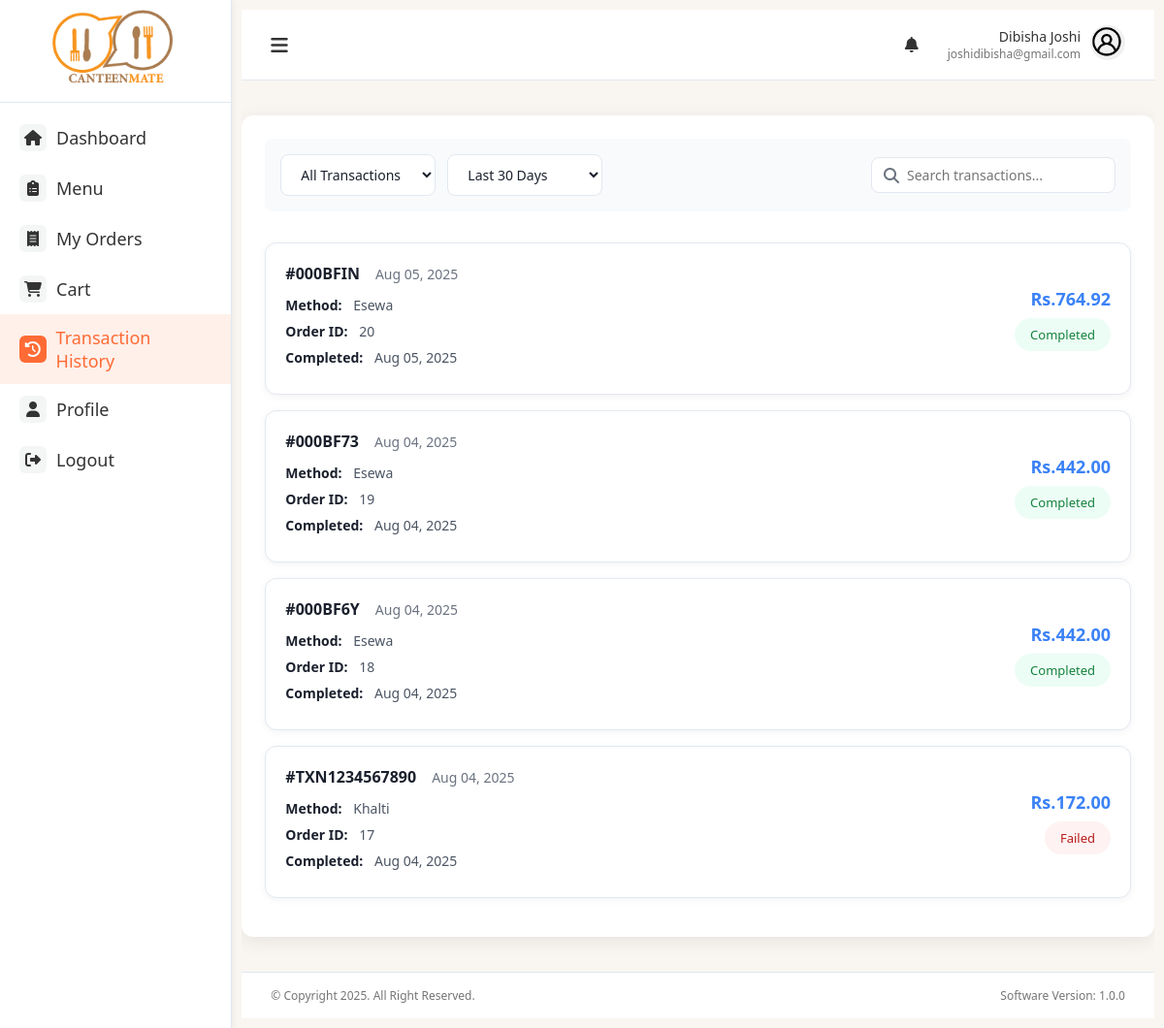
The app's page /transation_history (signed in) with its own data.
### models.py (models this page shows, shortened)
class User(db.Model):
    id = db.Column(db.Integer, primary_key=True)
    fullname = db.Column(db.String(100), nullable=False)
    email = db.Column(db.String(100), unique=True, nullable=False)
    password = db.Column(db.String(200), nullable=False)
    role = db.Column(db.String(20), nullable=False)
    phone = db.Column(db.String(10))
    created_at = db.Column(db.DateTime, server_default=db.func.now())

class Payment(db.Model):
    __tablename__ = 'payments'
    id = db.Column(db.Integer, primary_key=True)
    order_id = db.Column(db.Integer, db.ForeignKey('order.id'), nullable=False)
    payment_method = db.Column(db.String(20), nullable=False)  # 'cash', 'khalti', 'esewa'
    payment_status = db.Column(db.String(20), nullable=False, default='pending')  # 'pending', 'completed', 'failed', 'refunded'
    amount = db.Column(db.Float, nullable=False)
    transaction_id = db.Column(db.String(255), nullable=True)  # Khalti/eSewa transaction ID
    gateway_response = db.Column(db.Text, nullable=True)  # JSON response from gateway
    khalti_token = db.Column(db.String(255), nullable=True)
    khalti_idx = db.Column(db.String(255), nullable=True)
    esewa_transaction_uuid = db.Column(db.String(255), nullable=True)
    esewa_product_code = db.Column(db.String(100), nullable=True)
    created_at = db.Column(db.DateTime, default=datetime.utcnow)
    completed_at = db.Column(db.DateTime, nullable=True)
    order = db.relationship('Order', backref=db.backref('payments', lazy=True))

### main.py (the view)
@app.route('/transation_history')
@login_required
def transaction():
    user_id = session['user_id']
    payments = (
        db.session.query(Payment)
        .join(Order)
        .filter(Order.user_id == user_id)
        .order_by(Payment.created_at.desc())
        .all()
    )
    return render_template(
        'transaction_history.html',
        user=User.query.get(user_id),
        payments=payments,
        active_page='transaction'
    )

### main.py (called while the page is built)
def login_required(view):
    @functools.wraps(view)
    def wrapped_view(**kwargs):
        if 'user_id' not in session:
            flash('Please log in to access this page', 'warning')
            return redirect(url_for('login'))
        return view(**kwargs)
    return wrapped_view

@app.context_processor
def inject_new_orders_count():
    count = Order.query.filter_by(status='pending').count()
    print(count)
    return dict(new_orders_count=count)

### templates/transaction_history.html (shortened to what this page needs)
{% extends "base.html" %}
{% block content %}
<div id="transactions" class="page">
    <div class="filter-row">
        <div class="filter-group">
            <select class="filter-select">
                <option>All Transactions</option>
            </select>
            <select class="filter-select">
                <option>Last 30 Days</option>
            </select>
        </div>
        <div class="search-box">
            <i class="fas fa-search"></i>
            <input type="text" placeholder="Search transactions...">
        </div>
    </div>
    {% for payment in payments %}
    <div class="transaction-card">
        <div class="transaction-main">
            <div class="transaction-header">
                <span class="transaction-id">#{{ payment.transaction_id or 'TX-' ~ payment.id }}</span>
                <span class="transaction-date">{{ payment.created_at.strftime('%b %d, %Y') }}</span>
            </div>
            <div class="txn-detail-row"><strong>Method:</strong> {{ payment.payment_method|capitalize }}</div>
            <div class="txn-detail-row"><strong>Order ID:</strong> {{ payment.order_id }}</div>
            {% if payment.completed_at %}
            <div class="txn-detail-row"><strong>Completed:</strong> {{ payment.completed_at.strftime('%b %d, %Y') }}</div>
            {% endif %}
        </div>
        <div class="transaction-side">
            <div class="transaction-amount">Rs.{{ "%.2f"|format(payment.amount) }}</div>
            <div class="transaction-status
                {% if payment.payment_status == 'completed' %}status-success
                {% elif payment.payment_status == 'failed' %}status-failed
                {% else %}status-pending{% endif %}">
                {{ payment.payment_status.capitalize() }}
            </div>
        </div>
    </div>
    {% else %}
    <p class="text-center text-gray-500">No transactions found.</p>
    {% endfor %}
</div>
{% endblock %}

### templates/base.html (shortened to what this page needs)
<!DOCTYPE html>
<html lang="en">
<head>
    <link rel="stylesheet" href="https://cdnjs.cloudflare.com/ajax/libs/font-awesome/6.4.0/css/all.min.css">
    <link href="https://cdnjs.cloudflare.com/ajax/libs/font-awesome/6.4.0/css/all.min.css" rel="stylesheet">
    <link rel="stylesheet" href="{{ url_for('static', filename='css/styles.css') }}">
</head>
<body>
    <div class="container">
        <div class="sidebar">
            <div class="logo">
                <img src="{{ url_for('static', filename='img/logo.png') }}" alt="Canteen Logo">
            </div>
            <div class="sidebar-menu">
                <a href="{{ url_for('user_dashboard') }}" class="side-menu-item {% if active_page == 'dashboard' %}active{% endif %}">
                    <div class="menu-icon"><i class="fas fa-home"></i></div>
                    <div class="menu-text">Dashboard</div>
                </a>
                <a href="{{ url_for('user_menu')}}" class="side-menu-item {% if active_page == 'menu' %}active{% endif %}">
                    <div class="menu-icon"><i class="fas fa-clipboard-list"></i></div>
                    <div class="menu-text">Menu</div>
                </a>
                <a href="{{ url_for('orders') }}" class="side-menu-item {% if active_page == 'orders' %}active{% endif %}">
                    <div class="menu-icon"><i class="fas fa-receipt"></i></div>
                    <div class="menu-text">My Orders</div>
                </a>
                <a href="{{ url_for('cart')}}" class="side-menu-item {% if active_page == 'cart' %}active{% endif %}">
                    <div class="menu-icon"><i class="fas fa-shopping-cart"></i></div>
                    <div class="menu-text">Cart</div>
                </a>
                <a href="{{ url_for('transaction')}}" class="side-menu-item {% if active_page == 'transaction' %}active{% endif %}">
                    <div class="menu-icon"><i class="fas fa-history"></i></div>
                    <div class="menu-text">Transaction History</div>
                </a>
                <a href="{{ url_for('profile')}}" class="side-menu-item {% if active_page == 'profile' %}active{% endif %}">
                    <div class="menu-icon"><i class="fas fa-user"></i></div>
                    <div class="menu-text">Profile</div>
                </a>
                <a href="{{ url_for('logout') }}" class="side-menu-item {% if active_page == 'logout' %}active{% endif %}">
                    <div class="menu-icon"><i class="fas fa-sign-out-alt"></i></div>
                    <div class="menu-text">Logout</div>
                </a>
            </div>
        </div>
        <div class="main-content">
            <div class="top-nav">
                <button class="btn nav-toggle" onclick="document.querySelector('.sidebar').classList.toggle('active')">
                    <i class="fas fa-bars"></i>
                </button>
                <div class="user-menu">
                    <div class="notifications" id="notificationBtn">
                        <i class="fas fa-bell"></i>
                    </div>
                    <div class="user-profile">
                        <div class="user-info">
                            <div class="user-name">{{ user.fullname }}</div>
                            <div class="user-email">{{ user.email }}</div>
                        </div>
                        <div class="user-avatar">
                            <img src="{{ url_for('static', filename='img/user.png') }}" alt="User Avatar">
                        </div>
                    </div>
                </div>
            </div>
            <div class="page-content">
                {% block content %}{% endblock %}
            </div>
            <div class="footer">
                <p>© Copyright 2025. All Right Reserved.</p>
                <p>Software Version: 1.0.0</p>
            </div>
        </div>
    </div>
</body>
</html>

### static/css/styles.css (style rules this page uses)
:root { --primary-color: #FF6B35; --secondary-color: #2F4858; --background-color: #f9f6f2; --sidebar-bg: #FFFFFF; --panel-bg: #FFFFFF; --text-color: #333333; --text-light: #757575; --border-color: #E0E0E0; --active-color: #FF6B35; --danger-color: #FF3B30; --success-color: #34C759; }
* { margin: 0; padding: 0; box-sizing: border-box; font-family: 'Segoe UI', Tahoma, Geneva, Verdana, sans-serif; }
body { background-color: var(--background-color); color: var(--text-color); }
.container { display: flex; height: 100vh; overflow: hidden; }
.sidebar { width: 300px; background-color: var(--sidebar-bg); height: 100%; overflow-y: auto; border-right: 1px solid var(--border-color); box-shadow: 2px 0 5px rgba(0, 0, 0, 0.05); z-index: 100; }
.logo { align-items: center; padding: 10px; border-bottom: 1px solid var(--border-color); }
.logo img { height: 80px; margin-right: 10px; margin-left: 20%; }
.sidebar-menu { padding: 10px 0; }
.side-menu-item { display: flex; align-items: center; padding: 12px 20px; color: var(--text-color); text-decoration: none; transition: all 0.3s ease; }
.side-menu-item:hover, .side-menu-item.active { background-color: rgba(255, 107, 53, 0.1); color: var(--active-color); }
.menu-icon { width: 28px; height: 28px; display: flex; align-items: center; justify-content: center; margin-right: 10px; background-color: rgba(47, 72, 88, 0.05); border-radius: 6px; }
.side-menu-item.active .menu-icon { background-color: var(--active-color); color: white; }
.menu-text { font-size: 18px; }
.main-content { padding: 10px; width: 100%; overflow-y: auto; height: 100vh; }
.top-nav { display: flex; justify-content: space-between; align-items: center; padding: 15px 30px; background-color: white; border-bottom: 1px solid var(--border-color); }
.user-menu { display: flex; align-items: center; }
.user-profile { display: flex; align-items: center; }
.user-info { text-align: right; margin-right: 10px; }
.user-name { font-size: 14px; font-weight: 500; }
.user-email { font-size: 12px; color: var(--text-light); }
.user-avatar img { width: 36px; height: 36px; border-radius: 50%; object-fit: cover; }
.page-content { flex: 1; padding: 20px 0px 20px 0px; overflow-y: auto; }
:root { --primary-color: #2563eb; --secondary-color: #f59e0b; --accent-color: #10b981; --danger-color: #ef4444; --dark-color: #1f2937; --light-color: #f8fafc; --border-color: #e2e8f0; --recommendation-color: #667eea; --collaborative-color: #8b5cf6; --popular-color: #f59e0b; --shadow-sm: 0 1px 2px 0 rgba(0, 0, 0, 0.05); --shadow-md: 0 4px 6px -1px rgba(0, 0, 0, 0.1), 0 2px 4px -1px rgba(0, 0, 0, 0.06); --shadow-lg: 0 10px 15px -3px rgba(0, 0, 0, 0.1), 0 4px 6px -2px rgba(0, 0, 0, 0.05); --shadow-xl: 0 20px 25px -5px rgba(0, 0, 0, 0.1), 0 10px 10px -5px rgba(0, 0, 0, 0.04); --gradient-primary: linear-gradient(135deg, #cd916e 0%, #776351 100%); --gradient-secondary: linear-gradient(135deg, #f093fb 0%, #f5576c 100%); --gradient-accent: linear-gradient(135deg, #4facfe 0%, #00f2fe 100%); --gradient-collaborative: linear-gradient(135deg, #a78bfa 0%, #8b5cf6 100%); --gradient-popular: linear-gradient(135deg, #fbbf24 0%, #f59e0b 100%); }
.footer { display: flex; justify-content: space-between; padding: 15px 30px; border-top: 1px solid var(--border-color); background-color: white; font-size: 12px; color: var(--text-light); }

### templates/base.html (style rules this page uses)
.nav-toggle { background: none; border: none; outline: none; cursor: pointer; padding: 0; margin: 0; font-size: 20px; color: #333; }
.notifications { position: relative; cursor: pointer; padding: 10px; border-radius: 50%; transition: background-color 0.3s; }
.user-menu { display: flex; align-items: center; gap: 20px; }

### records on screen
User: fullname "Dibisha Joshi", email "joshidibisha@gmail.com"
Payment: transaction "000BFIN", created_at "Aug 05, 2025", payment_method "Esewa", order_id "20", completed_at "Aug 05, 2025", amount "764.92", payment_status "Completed"
Payment: transaction "000BF73", created_at "Aug 04, 2025", payment_method "Esewa", order_id "19", completed_at "Aug 04, 2025", amount "442.00", payment_status "Completed"
Payment: transaction "000BF6Y", created_at "Aug 04, 2025", payment_method "Esewa", order_id "18", completed_at "Aug 04, 2025", amount "442.00", payment_status "Completed"
Payment: transaction "TXN1234567890", created_at "Aug 04, 2025", payment_method "Khalti", order_id "17", completed_at "Aug 04, 2025", amount "172.00", payment_status "Failed"
